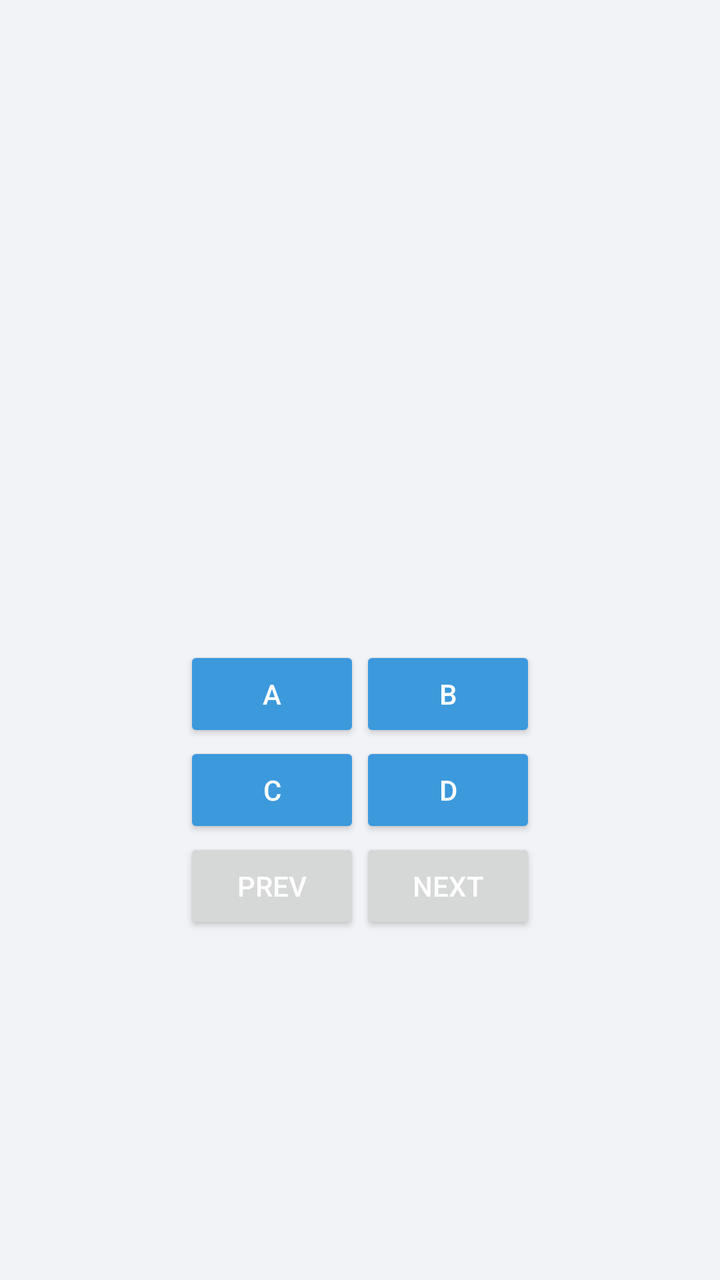
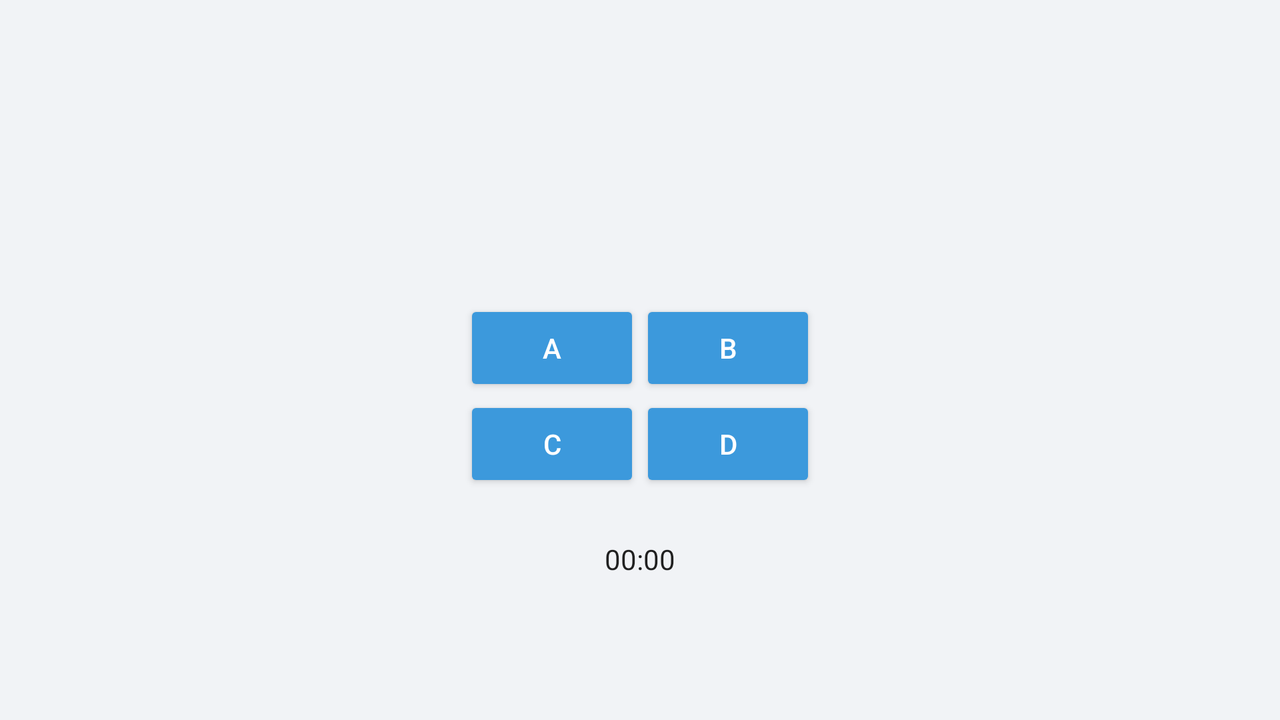

First picture: res/layout/ on a phone held upright. Second picture: the repository's own variant of that layout, on a device whose configuration matches the variant's folder. Source for both follows.
<!-- AndroidManifest.xml: application theme AppTheme -->
<!-- res/layout/question_activity.xml -->
<?xml version="1.0" encoding="utf-8"?>
<LinearLayout xmlns:android="http://schemas.android.com/apk/res/android"
    xmlns:tools="http://schemas.android.com/tools"
    android:layout_width="match_parent"
    android:layout_height="match_parent"
    android:gravity="center"
    android:orientation="vertical"
    android:background="@color/colorBackground"
    tools:context=".QuestionActivity"
    >

    <TextView
        android:id="@+id/question_text_view"
        android:layout_width="wrap_content"
        android:layout_height="wrap_content"
        android:gravity="center"
        android:padding="24dp"
        android:textSize="20sp"
        android:text="" />
    <LinearLayout
        android:layout_width="wrap_content"
        android:layout_height="wrap_content"
        android:orientation="horizontal">
        <TextView
            android:layout_width="wrap_content"
            android:layout_height="wrap_content"
            android:gravity="left"
            android:padding="24dp"
            android:textSize="20sp"
            android:text=""
            android:id="@+id/choices_view"/>
    </LinearLayout>
    <LinearLayout
        android:layout_width="wrap_content"
        android:layout_height="wrap_content"
        android:orientation="horizontal">

        <Button
            android:id="@+id/a_button"
            android:layout_width="wrap_content"
            android:textColor="@color/buttonTextColor"

            android:layout_height="wrap_content"
            android:text="@string/btnA"
            android:backgroundTint="@color/colorPrimary"/>


        <Button
            android:layout_width="wrap_content"
            android:textColor="@color/buttonTextColor"
            android:layout_height="wrap_content"
            android:text="@string/btnB"
            android:backgroundTint="@color/colorPrimary"
            android:id="@+id/b_button"/>
    </LinearLayout>

    <LinearLayout
        android:layout_width="wrap_content"
        android:layout_height="wrap_content"
        android:orientation="horizontal">

        <Button
            android:id="@+id/c_button"
            android:textColor="@color/buttonTextColor"
            android:layout_width="wrap_content"
            android:layout_height="wrap_content"
            android:text="@string/btnC"
            android:backgroundTint="@color/colorPrimary"/>


        <Button
            android:id="@+id/d_button"
            android:textColor="@color/buttonTextColor"
            android:layout_width="wrap_content"
            android:layout_height="wrap_content"
            android:text="@string/btnD"
            android:backgroundTint="@color/colorPrimary"/>
    </LinearLayout>

    <LinearLayout
        android:layout_width="wrap_content"
        android:layout_height="wrap_content"
        android:orientation="horizontal">
        <Button
            android:id="@+id/btnPrevious"
            android:textColor="@color/buttonTextColor"
            android:layout_width="wrap_content"
            android:layout_height="wrap_content"
            android:drawableLeft="@drawable/arrow_left"
            android:drawablePadding="4dp"
            android:text="@string/btnPrev"
            />

        <Button
            android:id="@+id/btnNext"
            android:textColor="@color/buttonTextColor"
            android:layout_width="wrap_content"
            android:layout_height="wrap_content"
            android:drawableRight="@drawable/arrow_right"
            android:drawablePadding="4dp"
            android:text="@string/btnNext"
            />
    </LinearLayout>

</LinearLayout>
<!-- resources referenced by this layout -->
<resources>
  <color name="buttonTextColor">#FFFFFF</color>
  <color name="colorBackground">#F1F3F6</color>
  <color name="colorPrimary">#3C99DC</color>
  <string name="btnA">A</string>
  <string name="btnB">B</string>
  <string name="btnC">C</string>
  <string name="btnD">D</string>
  <string name="btnNext">Next</string>
  <string name="btnPrev">Prev</string>
  <style name="AppTheme" parent="Theme.AppCompat.Light.DarkActionBar">
          
          <item name="colorPrimary">@color/colorPrimary</item>
          <item name="colorPrimaryDark">@color/colorPrimaryDark</item>
          <item name="colorAccent">@color/colorAccent</item>
          <item name="android:windowBackground">@color/colorBackground</item>
      </style>
  <color name="colorPrimaryDark">#303F9F</color>
  <color name="colorAccent">#FF4081</color>
</resources>
<!-- res/layout-land/question_activity.xml (the repository's variant of the layout above) -->
<!-- drawn on the phone turned sideways -->
<?xml version="1.0" encoding="utf-8"?>
<ScrollView xmlns:android="http://schemas.android.com/apk/res/android"
    android:layout_width="match_parent"
    android:layout_height="match_parent">
<LinearLayout xmlns:tools="http://schemas.android.com/tools"
    android:layout_width="match_parent"
    android:layout_height="match_parent"
    android:gravity="center"
    android:orientation="vertical"
    android:background="@color/colorBackground"
    tools:context=".QuestionActivity">



    <TextView
        android:id="@+id/question_text_view"
        android:layout_width="wrap_content"
        android:layout_height="wrap_content"
        android:gravity="center"
        android:padding="24dp"
        android:textSize="20sp"
        android:text="" />
    <LinearLayout
        android:layout_width="wrap_content"
        android:layout_height="wrap_content"
        android:orientation="horizontal">
        <TextView
            android:layout_width="wrap_content"
            android:layout_height="wrap_content"
            android:gravity="left"
            android:padding="24dp"
            android:textSize="20sp"
            android:text=""
            android:id="@+id/choices_view"/>
    </LinearLayout>
    <LinearLayout
        android:layout_width="wrap_content"
        android:layout_height="wrap_content"
        android:orientation="horizontal">

        <Button
            android:id="@+id/a_button"
            android:layout_width="wrap_content"
            android:textColor="@color/buttonTextColor"
            android:layout_height="wrap_content"
            android:text="@string/btnA"
            android:backgroundTint="@color/colorPrimary"/>


        <Button
            android:layout_width="wrap_content"
            android:textColor="@color/buttonTextColor"
            android:layout_height="wrap_content"
            android:text="@string/btnB"
            android:backgroundTint="@color/colorPrimary"
            android:id="@+id/b_button"/>
    </LinearLayout>

    <LinearLayout
        android:layout_width="wrap_content"
        android:layout_height="wrap_content"
        android:orientation="horizontal">

        <Button
            android:id="@+id/c_button"
            android:textColor="@color/buttonTextColor"
            android:layout_width="wrap_content"
            android:layout_height="wrap_content"
            android:text="@string/btnC"
            android:backgroundTint="@color/colorPrimary"/>


        <Button
            android:id="@+id/d_button"
            android:textColor="@color/buttonTextColor"
            android:layout_width="wrap_content"
            android:layout_height="wrap_content"
            android:text="@string/btnD"
            android:backgroundTint="@color/colorPrimary"/>
    </LinearLayout>

    <LinearLayout
        android:layout_width="match_parent"
        android:layout_height="wrap_content"
        android:gravity="center">

        <Chronometer
            android:layout_width="wrap_content"
            android:layout_height="wrap_content"
            android:gravity="center"
            android:paddingTop="24dp"
            android:id="@+id/chronometer_view"/>

    </LinearLayout>

</LinearLayout>
</ScrollView>
<!-- resources referenced by the variant -->
<!-- as the phone turned sideways resolves them -->
<resources>
  <color name="buttonTextColor">#FFFFFF</color>
  <color name="colorBackground">#F1F3F6</color>
  <color name="colorPrimary">#3C99DC</color>
  <string name="btnA">A</string>
  <string name="btnB">B</string>
  <string name="btnC">C</string>
  <string name="btnD">D</string>
  <style name="AppTheme" parent="Theme.AppCompat.Light.DarkActionBar">
          
          <item name="colorPrimary">@color/colorPrimary</item>
          <item name="colorPrimaryDark">@color/colorPrimaryDark</item>
          <item name="colorAccent">@color/colorAccent</item>
          <item name="android:windowBackground">@color/colorBackground</item>
      </style>
  <color name="colorPrimaryDark">#303F9F</color>
  <color name="colorAccent">#FF4081</color>
</resources>
